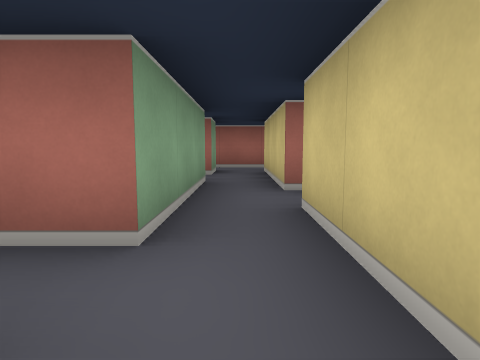
view 1 (above)

21 first-person views from a walk through a cub3D maze. The camera is about half as high as the walls, tilts 6° down and sees 75° across. The floor is counted in squares. Each view is taken from the middle of a square. On the plan, view 1 faces up. The plan holds only what a view shows up to about 9 squares ahead; the rest is blank. The place goes on beyond the plan.

view 2
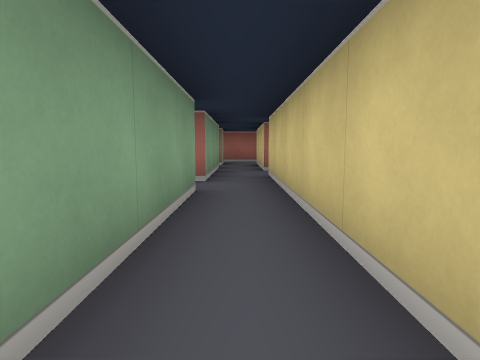

view 3
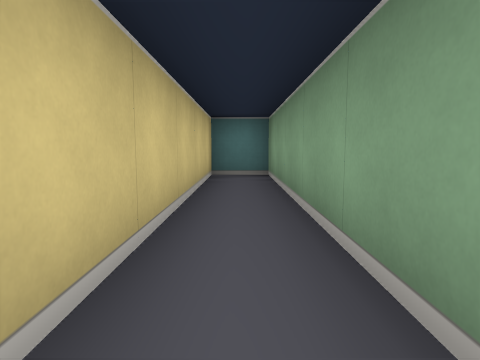

view 4
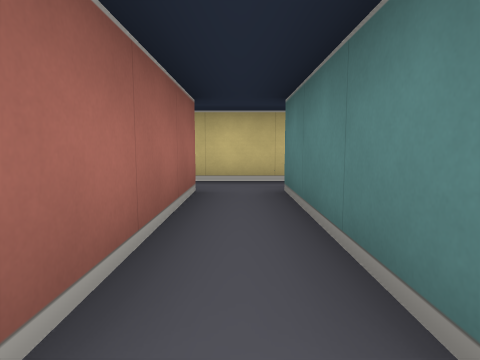

view 5
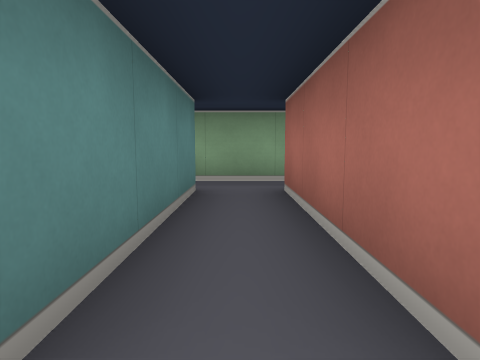

view 6
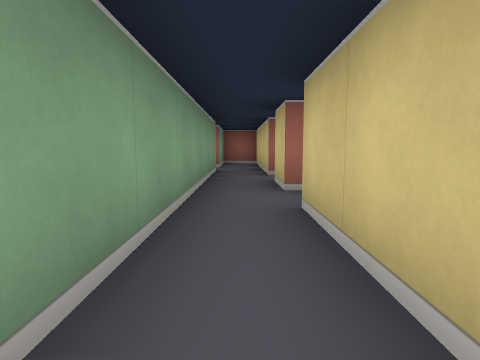

view 7
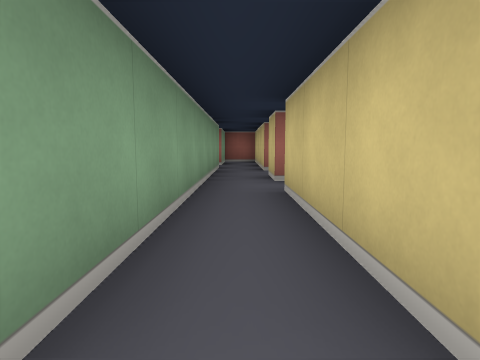

view 8
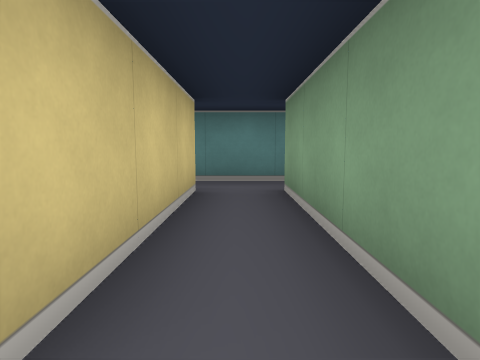

view 9
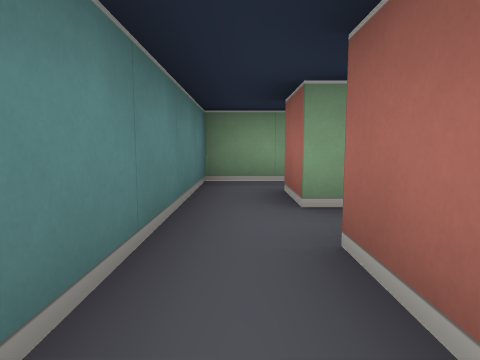

view 10
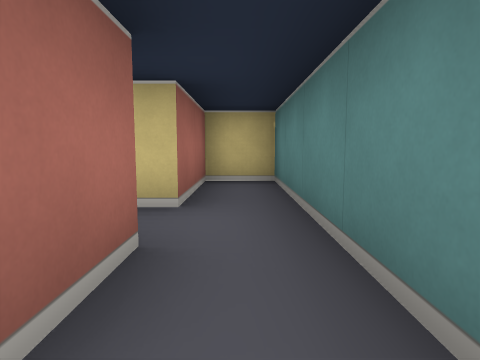

view 11
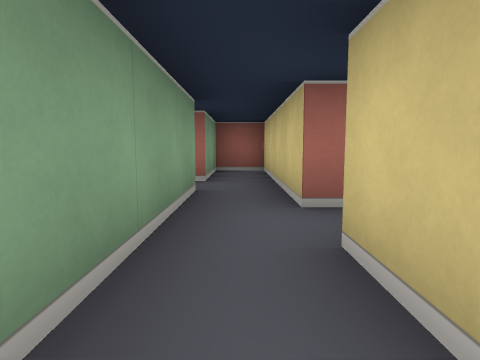

view 12
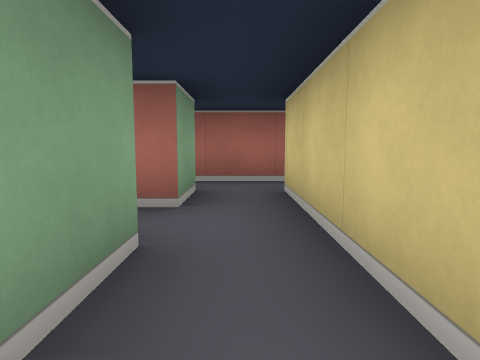

view 13
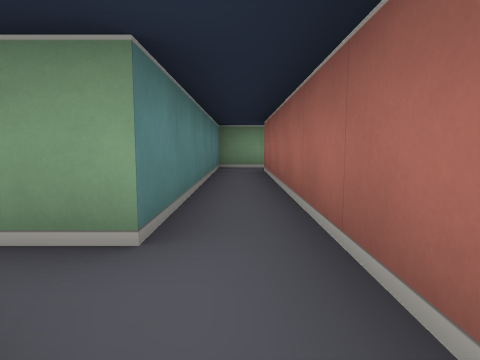

view 14
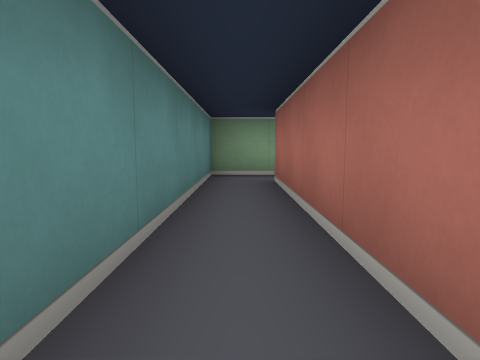

view 15
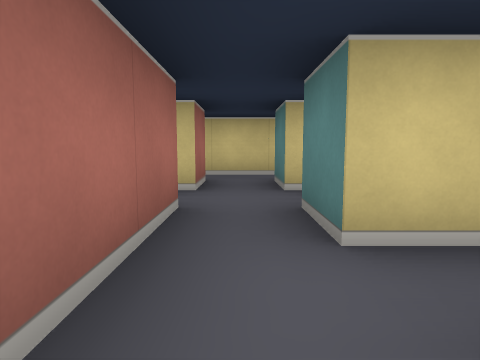

view 16
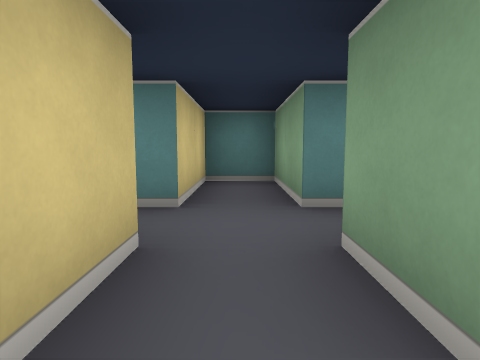

view 17
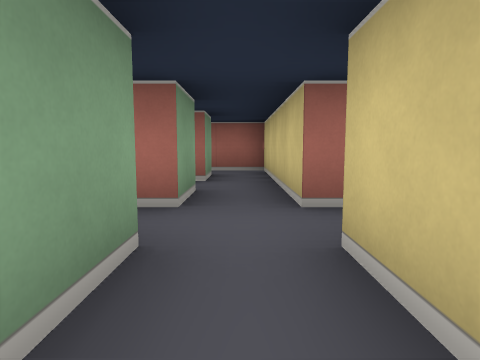

view 18
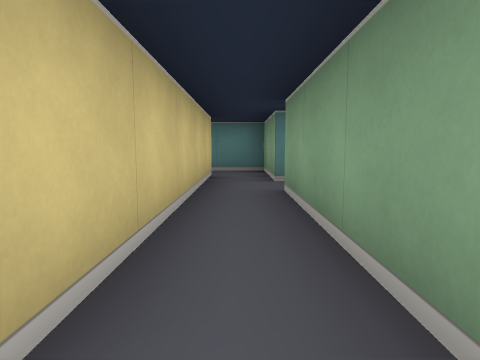

view 19
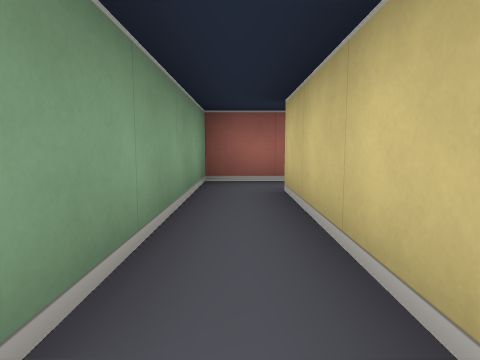

view 20
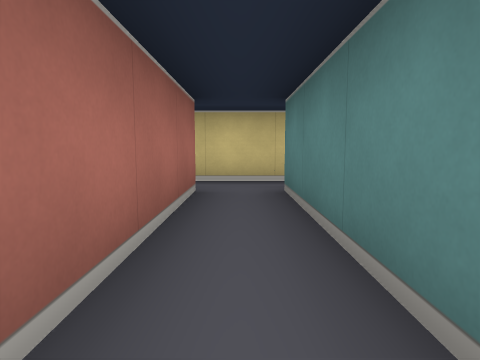

view 21
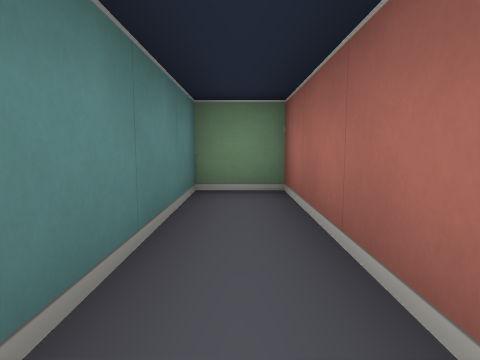

### Floor plan
Ten units are one square. View 1 is at (0, 0); x grows to the right and y downward. Boxes are objects, and circles mark ways between rooms. Rooms are numbered by the first view taken in them; rooms with no view inside come last. Other rooms are left out.
<svg viewBox="-70 -120 123 180">
<path fill="none" stroke="#000" d="M-5 -15 -35 -15 -35 -25M-35 5 -35 -5 -5 -5 -5 55 5 55 5 -15M-45 -25 -45 5M-55 55 -15 55 -15 45 -35 45 -35 15M-45 5 -45 45 -55 45M-65 42 -65 55 -55 55M5 -35 5 -45M5 -15 5 -25M-5 -45 -5 -15M5 -65 15 -65 15 -45 25 -45 25 -65M15 -75 5 -75M5 -75 -55 -75M-65 -76 -65 -65 -5 -65 -5 -55M5 -55 5 -65M15 -105 15 -95 -25 -95 -25 -85 15 -85 15 -75M25 -75 25 -105M48 -115 35 -115 35 -75 25 -75M25 -65 35 -65 35 -55M45 -55 45 -105M-35 -25 -35 -55 -45 -55 -45 -35M-5 -55 -9 -55M5 -45 5 -55M35 -55 35 -45 46 -45"/>
<circle cx="-40" cy="0" r="3" fill="#2a7"/>
<circle cx="0" cy="-20" r="3" fill="#2a7"/>
<circle cx="-40" cy="-20" r="3" fill="#2a7"/>
<circle cx="-50" cy="50" r="3" fill="#2a7"/>
<circle cx="0" cy="-40" r="3" fill="#2a7"/>
<circle cx="10" cy="-70" r="3" fill="#2a7"/>
<circle cx="20" cy="-80" r="3" fill="#2a7"/>
<circle cx="30" cy="-70" r="3" fill="#2a7"/>
<circle cx="0" cy="-60" r="3" fill="#2a7"/>
<circle cx="40" cy="-60" r="3" fill="#2a7"/>
<text x="0" y="10">1</text>
<text x="-40" y="40">2</text>
<text x="-60" y="50">3</text>
<text x="10" y="-30">4</text>
<text x="20" y="-60">5</text>
<text x="-30" y="-70">6</text>
<text x="10" y="-90">7</text>
<text x="40" y="-90">8</text>
<text x="-40" y="-40">9</text>
<text x="-10" y="-50">10</text>
<text x="40" y="-50">11</text>
</svg>
Room 1 opens to room 2. Room 1 opens to room 4. Room 1 opens to room 9. Room 2 opens to room 3. Room 4 opens to room 10. Room 5 opens to room 6. Room 5 opens to room 7. Room 5 opens to room 8. Room 6 opens to room 10. Room 8 opens to room 11.

Where each view was taken, in squares from view 1:
view 1: 0 up, 0 right, facing up
view 2: 3 down, 0 right, facing up
view 3: 0 up, 0 right, facing down
view 4: 1 up, 4 left, facing right
view 5: 1 up, 0 right, facing left
view 6: 4 down, 4 left, facing up
view 7: 5 down, 4 left, facing up
view 8: 1 down, 4 left, facing down
view 9: 5 down, 2 left, facing left
view 10: 5 down, 6 left, facing right
view 11: 1 down, 4 left, facing up
view 12: 3 up, 0 right, facing up
view 13: 7 up, 1 right, facing left
view 14: 7 up, 1 left, facing left
view 15: 7 up, 1 left, facing right
view 16: 9 up, 2 right, facing down
view 17: 5 up, 2 right, facing up
view 18: 11 up, 4 right, facing down
view 19: 7 up, 4 right, facing up
view 20: 9 up, 2 left, facing right
view 21: 9 up, 1 right, facing left
